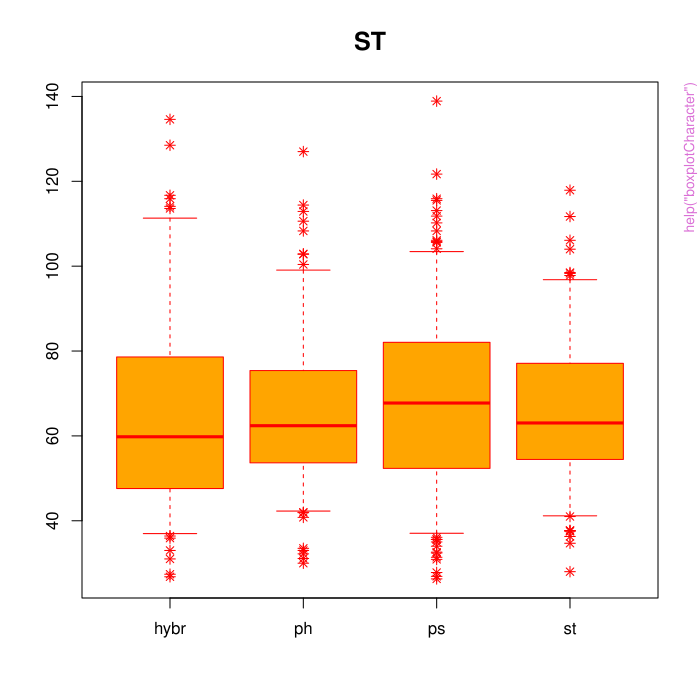

Here is the R script that generated this plot:
pkgname <- "MorphoTools2"
source(file.path(R.home("share"), "R", "examples-header.R"))
options(warn = 1)
options(pager = "console")
library('MorphoTools2')

base::assign(".oldSearch", base::search(), pos = 'CheckExEnv')
base::assign(".old_wd", base::getwd(), pos = 'CheckExEnv')
cleanEx()
nameEx("boxMTest")
### * boxMTest

flush(stderr()); flush(stdout())

### Name: boxMTest
### Title: Box's M-test for Homogeneity of Covariance Matrices
### Aliases: boxMTest

### ** Examples

data(centaurea)

# remove NAs and linearly dependent characters (characters with unique contributions
#                  can be identified by stepwise discriminant analysis.)
centaurea = naMeanSubst(centaurea)
centaurea = removePopulation(centaurea, populationName = c("LIP", "PREL"))
centaurea = keepCharacter(centaurea, c("MLW", "ML", "IW", "LS", "IV", "MW", "MF",
                                    "AP", "IS", "LBA", "LW", "AL", "ILW", "LBS",
                                    "SFT", "CG", "IL", "LM", "ALW", "AW", "SF") )
# add a small constant to characters witch are invariant within taxa
centaurea$data[ centaurea$Taxon == "hybr", "LM" ][1] =
             centaurea$data[ centaurea$Taxon == "hybr", "LM" ][1] + 0.000001
centaurea$data[ centaurea$Taxon == "ph", "IV" ][1] =
             centaurea$data[ centaurea$Taxon == "ph", "IV" ][1] + 0.000001
centaurea$data[ centaurea$Taxon == "st", "LBS"][1] =
             centaurea$data[ centaurea$Taxon == "st", "LBS"][1] + 0.000001

boxMTest(centaurea)



cleanEx()
nameEx("boxplotCharacter")
### * boxplotCharacter

flush(stderr()); flush(stdout())

### Name: boxplotCharacter
### Title: Box Plots
### Aliases: boxplotCharacter boxplotAll

### ** Examples

data(centaurea)

boxplotCharacter(centaurea, character = "ST", col = "orange", border = "red")

boxplotCharacter(centaurea, character = "ST", outliers = FALSE,
          lowerWhisker = 0.1, upperWhisker = 0.9)

boxplotCharacter(centaurea, "ST", varwidth = TRUE, notch = TRUE,
          boxwex = 0.4, staplewex = 1.3, horizontal = TRUE)

boxplotCharacter(centaurea, "ST", boxlty = 1, medlwd = 5,
          whisklty = 2, whiskcol = "red", staplecol = "red",
          outcol = "grey30", pch = "-")




cleanEx()
nameEx("cda.calc")
### * cda.calc

flush(stderr()); flush(stdout())

### Name: cda.calc
### Title: Canonical Discriminant Analysis
### Aliases: cda.calc

### ** Examples

data(centaurea)
centaurea = naMeanSubst(centaurea)
centaurea = removePopulation(centaurea, populationName = c("LIP", "PREL"))

cdaRes = cda.calc(centaurea)

summary(cdaRes)

plotPoints(cdaRes, col = c("red", "green", "blue", "red"),
  pch = c(20, 17, 8, 21), pt.bg = "orange", legend = TRUE)



cleanEx()
nameEx("characters")
### * characters

flush(stderr()); flush(stdout())

### Name: characters
### Title: List Morphological Characters
### Aliases: characters

### ** Examples

data(centaurea)

characters(centaurea)



cleanEx()
nameEx("classif.lda")
### * classif.lda

flush(stderr()); flush(stdout())

### Name: classif.lda
### Title: Classificatory Discriminant Analysis
### Aliases: classif.lda classif.qda classif.knn

### ** Examples

data(centaurea)

# remove NAs and linearly dependent characters (characters with unique contributions
#                  can be identified by stepwise discriminant analysis.)
centaurea = naMeanSubst(centaurea)
centaurea = removePopulation(centaurea, populationName = c("LIP", "PREL"))
centaurea = keepCharacter(centaurea, c("MLW", "ML", "IW", "LS", "IV", "MW", "MF",
                                    "AP", "IS", "LBA", "LW", "AL", "ILW", "LBS",
                                    "SFT", "CG", "IL", "LM", "ALW", "AW", "SF") )
# add a small constant to characters witch are invariant within taxa
centaurea$data[ centaurea$Taxon == "hybr", "LM" ][1] =
             centaurea$data[ centaurea$Taxon == "hybr", "LM" ][1] + 0.000001
centaurea$data[ centaurea$Taxon == "ph", "IV" ][1] =
             centaurea$data[ centaurea$Taxon == "ph", "IV" ][1] + 0.000001
centaurea$data[ centaurea$Taxon == "st", "LBS"][1] =
             centaurea$data[ centaurea$Taxon == "st", "LBS"][1] + 0.000001



# classification by linear discriminant function
classifRes.lda = classif.lda(centaurea, crossval = "indiv")

# classification by quadratic discriminant function
classifRes.qda = classif.qda(centaurea, crossval = "indiv")

# classification by nonparametric k-nearest neighbour method
# use knn.select to find the optimal K.
classifRes.knn = classif.knn(centaurea, k = 12, crossval = "pop")

# exporting results
classif.matrix(classifRes.lda, level = "taxon")
classif.matrix(classifRes.qda, level = "taxon")
classif.matrix(classifRes.knn, level = "taxon")




cleanEx()
nameEx("classif.matrix")
### * classif.matrix

flush(stderr()); flush(stdout())

### Name: classif.matrix
### Title: Format the Classifdata to Summary Table
### Aliases: classif.matrix

### ** Examples

data(centaurea)

centaurea = naMeanSubst(centaurea)
centaurea = removePopulation(centaurea, populationName = c("LIP", "PREL"))

# classification by linear discriminant function
classifRes.lda = classif.lda(centaurea, crossval = "indiv")

# exporting results
classif.matrix(classifRes.lda, level = "taxon")
classif.matrix(classifRes.lda, level = "pop")



cleanEx()
nameEx("classifSample.lda")
### * classifSample.lda

flush(stderr()); flush(stdout())

### Name: classifSample.lda
### Title: Classificatory Discriminant Analysis
### Aliases: classifSample.knn classifSample.lda classifSample.qda

### ** Examples

data(centaurea)

# remove NAs and linearly dependent characters (characters with unique contributions
#                  can be identified by stepwise discriminant analysis.)
centaurea = naMeanSubst(centaurea)
centaurea = removePopulation(centaurea, populationName = c("LIP", "PREL"))
centaurea = keepCharacter(centaurea, c("MLW", "ML", "IW", "LS", "IV", "MW", "MF",
                                    "AP", "IS", "LBA", "LW", "AL", "ILW", "LBS",
                                    "SFT", "CG", "IL", "LM", "ALW", "AW", "SF") )
# add a small constant to characters witch are invariant within taxa
centaurea$data[ centaurea$Taxon == "hybr", "LM" ][1] =
             centaurea$data[ centaurea$Taxon == "hybr", "LM" ][1] + 0.000001
centaurea$data[ centaurea$Taxon == "ph", "IV" ][1] =
             centaurea$data[ centaurea$Taxon == "ph", "IV" ][1] + 0.000001
centaurea$data[ centaurea$Taxon == "st", "LBS"][1] =
             centaurea$data[ centaurea$Taxon == "st", "LBS"][1] + 0.000001


trainingSet = removePopulation(centaurea, populationName = "LES")
LES = keepPopulation(centaurea, populationName = "LES")


# classification by linear discriminant function
classifSample.lda(LES, trainingSet)

# classification by quadratic discriminant function
classifSample.qda(LES, trainingSet)

# classification by nonparametric k-nearest neighbour method
# use knn.select to find the optimal K.
classifSample.knn(LES, trainingSet, k = 12)



cleanEx()
nameEx("clust")
### * clust

flush(stderr()); flush(stdout())

### Name: clust
### Title: Hierarchical Clustering
### Aliases: clust

### ** Examples

data(centaurea)

clustering.UPGMA = clust(centaurea)

plot(clustering.UPGMA, cex = 0.6, frame.plot = TRUE, hang = -1,
        main = "", sub = "", xlab = "", ylab = "distance")


# using Gower's method
data = list(
    ID = as.factor(c("id1","id2","id3","id4","id5","id6")),
    Population = as.factor(c("Pop1", "Pop1", "Pop2", "Pop2", "Pop3", "Pop3")),
    Taxon = as.factor(c("TaxA", "TaxA", "TaxA", "TaxB", "TaxB", "TaxB")),
    data = data.frame(
     stemBranching = c(1, 1, 1, 0, 0, 0),  # binaryChs
     petalColour = c(1, 1, 2, 3, 3, 3),  # nominalChs; 1=white, 2=red, 3=blue
     leaves = c(1,1,1,2,2,3), # nominalChs; 1=simple, 2=palmately compound, 3=pinnately compound
     taste = c(2, 2, 2, 3, 1, 1),   # ordinal; 1=hot, 2=hotter, 3=hottest
     stemHeight = c(10, 11, 14, 22, 23, 21),         # quantitative
     leafLength = c(8, 7.1, 9.4, 1.2, 2.3, 2.1)  )   # quantitative
)
attr(data, "class") = "morphodata"

clustering.GOWER = clust(data, distMethod = "Gower", clustMethod = "UPGMA",
                               binaryChs = c("stemBranching"),
                               nominalChs = c("petalColour", "leaves"),
                               ordinalChs = c("taste"))

plot(clustering.GOWER, cex = 0.6, frame.plot = TRUE, hang = -1,
        main = "", sub = "", xlab = "", ylab = "distance")




cleanEx()
nameEx("cormat")
### * cormat

flush(stderr()); flush(stdout())

### Name: cormat
### Title: Correlations of Characters
### Aliases: cormat cormatSignifTest

### ** Examples

data(centaurea)

correlations.p = cormat(centaurea, method = "Pearson")
correlations.s = cormat(centaurea, method = "Spearman")


correlations.p = cormatSignifTest(centaurea, method = "Pearson")



cleanEx()
nameEx("descrTaxon")
### * descrTaxon

flush(stderr()); flush(stdout())

### Name: descrTaxon
### Title: Descriptive Statistics
### Aliases: descrTaxon descrPopulation descrAll

### ** Examples

data(centaurea, decimalPlaces = 3)

descrTaxon(centaurea)

descrTaxon(centaurea, format = "($MEAN ± $SD)")

descrPopulation(centaurea, format = "$MEAN ($MIN - $MAX)")

descrAll(centaurea, format = "$MEAN ± $SD ($5% - $95%)")



cleanEx()
nameEx("exportRes")
### * exportRes

flush(stderr()); flush(stdout())

### Name: exportRes
### Title: Export Data
### Aliases: exportRes

### ** Examples

data(centaurea)

descr = descrTaxon(centaurea, format = "($MEAN ± $SD)")



cleanEx()
nameEx("head.morphodata")
### * head.morphodata

flush(stderr()); flush(stdout())

### Name: head.morphodata
### Title: Return the First or Last Parts of an Object
### Aliases: head.classifdata tail.classifdata head.morphodata
###   tail.morphodata

### ** Examples

data(centaurea)

head(centaurea)
tail(centaurea)



cleanEx()
nameEx("histCharacter")
### * histCharacter

flush(stderr()); flush(stdout())

### Name: histCharacter
### Title: Histograms of Characters
### Aliases: histCharacter histAll

### ** Examples

data(centaurea)

histCharacter(centaurea, character = "IW", breaks = seq(0.5, 2.5, 0.1))




cleanEx()
nameEx("keepTaxon")
### * keepTaxon

flush(stderr()); flush(stdout())

### Name: keepTaxon
### Title: Keep Items (Taxa, Populations, Samples, Morphological
###   Characters) in an Morphodata Object (and Remove Others)
### Aliases: keepTaxon keepPopulation keepCharacter keepSample

### ** Examples

data(centaurea)

centaurea.hybr = keepTaxon(centaurea, "hybr")
centaurea.PhHybr = keepTaxon(centaurea, c("ph", "hybr"))

centaurea.PREL = keepPopulation(centaurea, "PREL")

centaurea.NA_0.1 = keepSample(centaurea, missingPercentage = 0.1)

centaurea.stem = keepCharacter(centaurea, c("SN", "SF", "ST"))



cleanEx()
nameEx("knn.select")
### * knn.select

flush(stderr()); flush(stdout())

### Name: knn.select
### Title: Search for the Optimal K-nearest Neighbours
### Aliases: knn.select

### ** Examples

data(centaurea)
centaurea = naMeanSubst(centaurea)
centaurea = removePopulation(centaurea, populationName = c("LIP", "PREL"))

# classification by nonparametric k-nearest neighbour method
classifRes.knn = classif.knn(centaurea, k = 12, crossval = "indiv")



cleanEx()
nameEx("missingCharactersTable")
### * missingCharactersTable

flush(stderr()); flush(stdout())

### Name: missingCharactersTable
### Title: Summarize Missing Data
### Aliases: missingCharactersTable

### ** Examples

data(centaurea)

missingCharactersTable(centaurea, level = "pop")



cleanEx()
nameEx("missingSamplesTable")
### * missingSamplesTable

flush(stderr()); flush(stdout())

### Name: missingSamplesTable
### Title: Summarize Missing Data
### Aliases: missingSamplesTable

### ** Examples

data(centaurea)

missingSamplesTable(centaurea, level = "pop")



cleanEx()
nameEx("naMeanSubst")
### * naMeanSubst

flush(stderr()); flush(stdout())

### Name: naMeanSubst
### Title: Replace Missing Data by Population Average
### Aliases: naMeanSubst

### ** Examples

data(centaurea)

centaurea = naMeanSubst(centaurea)



cleanEx()
nameEx("nmds.calc")
### * nmds.calc

flush(stderr()); flush(stdout())

### Name: nmds.calc
### Title: Non-metric Multidimensional Scaling (NMDS)
### Aliases: nmds.calc

### ** Examples

data(centaurea)

nmdsRes = nmds.calc(centaurea, distMethod = "Euclidean", k = 3)

summary(nmdsRes)

plotPoints(nmdsRes, axes = c(1,2), col = c("red", "green", "blue", "black"),
  pch = c(20,17,8,21), pt.bg = "orange", legend = TRUE, legend.pos = "bottomright")

# using Gower's method
data = list(
    ID = as.factor(c("id1","id2","id3","id4","id5","id6")),
    Population = as.factor(c("Pop1", "Pop1", "Pop2", "Pop2", "Pop3", "Pop3")),
    Taxon = as.factor(c("TaxA", "TaxA", "TaxA", "TaxB", "TaxB", "TaxB")),
    data = data.frame(
     stemBranching = c(1, 1, 1, 0, 0, 0),  # binaryChs
     petalColour = c(1, 1, 2, 3, 3, 3),  # nominalChs; 1=white, 2=red, 3=blue
     leaves = c(1,1,1,2,2,3), # nominalChs; 1=simple, 2=palmately compound, 3=pinnately compound
     taste = c(2, 2, 2, 3, 1, 1),   # ordinal; 1=hot, 2=hotter, 3=hottest
     stemHeight = c(10, 11, 14, 22, 23, 21),         # quantitative
     leafLength = c(8, 7.1, 9.4, 1.2, 2.3, 2.1)  )   # quantitative
)
attr(data, "class") = "morphodata"

nmdsGower = nmds.calc(data, distMethod = "Gower", k = 2, binaryChs = c("stemBranching"),
                      nominalChs = c("petalColour", "leaves"), ordinalChs = c("taste"))

plotPoints(nmdsGower, axes = c(1,2), col = c("red","green"),
           pch = c(20,17), pt.bg = "orange", legend = TRUE, legend.pos = "bottomright")



cleanEx()
nameEx("pca.calc")
### * pca.calc

flush(stderr()); flush(stdout())

### Name: pca.calc
### Title: Principal Component Analysis
### Aliases: pca.calc

### ** Examples

data(centaurea)
centaurea = naMeanSubst(centaurea)
centaurea = removePopulation(centaurea, populationName = c("LIP", "PREL"))

pcaRes = pca.calc(centaurea)

summary(pcaRes)

plotPoints(pcaRes, axes = c(1,2), col = c("red", "green", "blue", "black"),
  pch = c(20,17,8,21), pt.bg = "orange", legend = TRUE, legend.pos = "bottomright")



cleanEx()
nameEx("pcoa.calc")
### * pcoa.calc

flush(stderr()); flush(stdout())

### Name: pcoa.calc
### Title: Principal Coordinates Analysis (PCoA)
### Aliases: pcoa.calc

### ** Examples

data(centaurea)

pcoRes = pcoa.calc(centaurea, distMethod = "Manhattan")

summary(pcoRes)

plotPoints(pcoRes, axes = c(1,2), col = c("red", "green", "blue", "black"),
  pch = c(20,17,8,21), pt.bg = "orange", legend = TRUE, legend.pos = "bottomright")

# using Gower's method
data = list(
    ID = as.factor(c("id1","id2","id3","id4","id5","id6")),
    Population = as.factor(c("Pop1", "Pop1", "Pop2", "Pop2", "Pop3", "Pop3")),
    Taxon = as.factor(c("TaxA", "TaxA", "TaxA", "TaxB", "TaxB", "TaxB")),
    data = data.frame(
     stemBranching = c(1, 1, 1, 0, 0, 0),  # binaryChs
     petalColour = c(1, 1, 2, 3, 3, 3),  # nominalChs; 1=white, 2=red, 3=blue
     leaves = c(1,1,1,2,2,3), # nominalChs; 1=simple, 2=palmately compound, 3=pinnately compound
     taste = c(2, 2, 2, 3, 1, 1),   # ordinal; 1=hot, 2=hotter, 3=hottest
     stemHeight = c(10, 11, 14, 22, 23, 21),         # quantitative
     leafLength = c(8, 7.1, 9.4, 1.2, 2.3, 2.1)  )   # quantitative
)
attr(data, "class") = "morphodata"

pcoaGower = pcoa.calc(data, distMethod = "Gower", binaryChs = c("stemBranching"),
                      nominalChs = c("petalColour", "leaves"), ordinalChs = c("taste"))

plotPoints(pcoaGower, axes = c(1,2), col = c("red","green"),
           pch = c(20,17), pt.bg = "orange", legend = TRUE, legend.pos = "bottomright")



cleanEx()
nameEx("plot3Dpoints")
### * plot3Dpoints

flush(stderr()); flush(stdout())

### Name: plot3Dpoints
### Title: The Default Scatterplot 3D Function
### Aliases: plot3Dpoints

### ** Examples

data(centaurea)
centaurea = naMeanSubst(centaurea)
centaurea = removePopulation(centaurea, populationName = c("LIP", "PREL"))

pcaRes = pca.calc(centaurea)

plot3Dpoints(pcaRes, col = c("red", "green", "blue", "black"), pch = c(20,17,8,21),
                 pt.bg = "orange")



cleanEx()
nameEx("plotAddEllipses")
### * plotAddEllipses

flush(stderr()); flush(stdout())

### Name: plotAddEllipses
### Title: Add Prediction Ellipses to a Plot
### Aliases: plotAddEllipses

### ** Examples

data(centaurea)
centaurea = naMeanSubst(centaurea)
centaurea = removePopulation(centaurea, populationName = c("LIP", "PREL"))

pcaRes = pca.calc(centaurea)

plotPoints(pcaRes, col = c(rgb(255, 0, 0, max = 255, alpha = 150), # red
                           rgb(0, 255, 0, max = 255, alpha = 150), # green
                           rgb(0, 0, 255, max = 255, alpha = 150), # blue
                           rgb(0, 0, 0, max = 255, alpha = 150)), # black
            legend = FALSE, xlim = c(-5, 7.5), ylim = c(-5, 5.5))

plotAddLegend(pcaRes, col = c("red", "green", "blue", "black"), ncol = 2)

plotAddEllipses(pcaRes, col = c("red", "green", "blue", "black"), lwd = 3)



cleanEx()
nameEx("plotAddLabels.characters")
### * plotAddLabels.characters

flush(stderr()); flush(stdout())

### Name: plotAddLabels.characters
### Title: Add Labels to a Plot
### Aliases: plotAddLabels.characters

### ** Examples

data(centaurea)
centaurea = naMeanSubst(centaurea)
centaurea = removePopulation(centaurea, populationName = c("LIP", "PREL"))


pcaRes = pca.calc(centaurea)

plotCharacters(pcaRes, labels = FALSE)
plotAddLabels.characters(pcaRes, labels = c("MW", "IW", "SFT", "SF", "LW"), pos = 2, cex = 1)
plotAddLabels.characters(pcaRes, labels = c("LLW", "ILW", "LBA"), pos = 4, cex = 1)
plotAddLabels.characters(pcaRes, labels = c("ML", "IV", "MLW"), pos = 1, cex = 1)



cleanEx()
nameEx("plotAddLabels.points")
### * plotAddLabels.points

flush(stderr()); flush(stdout())

### Name: plotAddLabels.points
### Title: Add Labels to a Plot
### Aliases: plotAddLabels.points

### ** Examples

data(centaurea)
centaurea = naMeanSubst(centaurea)
centaurea = removePopulation(centaurea, populationName = c("LIP", "PREL"))
pops = populOTU(centaurea)


pcaRes = pca.calc(pops)
plotPoints(pcaRes, col = c("red", "green", "blue", "red"),
            pch = c(20, 17, 8, 21), pt.bg = "orange", legend = FALSE)

plotAddLabels.points(pcaRes, labels = c("LES", "BUK", "VOL", "OLE1"), include = TRUE)

plotPoints(pcaRes, col = c("red", "green", "blue", "red"),
            pch = c(20, 17, 8, 21), pt.bg = "orange", legend = FALSE)

plotAddLabels.points(pcaRes, labels = c("LES", "BUK", "VOL", "OLE1"), include = FALSE)



cleanEx()
nameEx("plotAddLegend")
### * plotAddLegend

flush(stderr()); flush(stdout())

### Name: plotAddLegend
### Title: Add Legend to a Plot
### Aliases: plotAddLegend

### ** Examples

data(centaurea)
centaurea = naMeanSubst(centaurea)
centaurea = removePopulation(centaurea, populationName = c("LIP", "PREL"))

pcaRes = pca.calc(centaurea)

plotPoints(pcaRes, col = c("red", "green", "blue", "red"),
            pch = c(20, 17, 8, 21), pt.bg = "orange", legend = FALSE)

plotAddLegend(pcaRes, x = "bottomright", col = c("red", "green", "blue", "red"),
               pch = c(20, 17, 8, 21), pt.bg = "orange", ncol = 2)



cleanEx()
nameEx("plotAddSpiders")
### * plotAddSpiders

flush(stderr()); flush(stdout())

### Name: plotAddSpiders
### Title: Add Spiders to a Plot
### Aliases: plotAddSpiders

### ** Examples

data(centaurea)
centaurea = naMeanSubst(centaurea)
centaurea = removePopulation(centaurea, populationName = c("LIP", "PREL"))

pcaRes = pca.calc(centaurea)

plotPoints(pcaRes, col = c(rgb(255, 0, 0, max = 255, alpha = 150), # red
                           rgb(0, 255, 0, max = 255, alpha = 150), # green
                           rgb(0, 0, 255, max = 255, alpha = 150), # blue
                           rgb(0, 0, 0, max = 255, alpha = 150)), # black
            legend = FALSE, xlim = c(-5, 7.5), ylim = c(-5, 5.5))

plotAddLegend(pcaRes, col = c("red", "green", "blue", "black"), ncol = 2)

plotAddSpiders(pcaRes, col = c("red", "green", "blue", "black"))


plotPoints(pcaRes, col = c("red", "green", "blue","black"), legend = TRUE, cex = 0.4)

plotAddSpiders(pcaRes, col = c(rgb(255, 0, 0, max = 255, alpha = 150), # red
                               rgb(0, 255, 0, max = 255, alpha = 150), # green
                               rgb(0, 0, 255, max = 255, alpha = 150), # blue
                               rgb(0, 0, 0, max = 255, alpha = 150))) # black



cleanEx()
nameEx("plotCharacters")
### * plotCharacters

flush(stderr()); flush(stdout())

### Name: plotCharacters
### Title: Draws Character's Contribution as Arrows
### Aliases: plotCharacters

### ** Examples

data(centaurea)
centaurea = naMeanSubst(centaurea)
centaurea = removePopulation(centaurea, populationName = c("LIP", "PREL"))

pcaRes = pca.calc(centaurea)

plotCharacters(pcaRes)



cleanEx()
nameEx("plotPoints")
### * plotPoints

flush(stderr()); flush(stdout())

### Name: plotPoints
### Title: The Default Scatterplot Function
### Aliases: plotPoints

### ** Examples

data(centaurea)
centaurea = naMeanSubst(centaurea)
centaurea = removePopulation(centaurea, populationName = c("LIP", "PREL"))

pcaRes = pca.calc(centaurea)

plotPoints(pcaRes, axes = c(1,2), col = c("red", "green", "blue", "red"),
  pch = c(20, 17, 8, 21), pt.bg = "orange", legend = TRUE, legend.pos = "bottomright")

plotPoints(pcaRes, main = "My PCA plot", frame.plot = FALSE, cex = 0.8)

cdaRes = cda.calc(centaurea)

plotPoints(cdaRes, col = c("red", "green", "blue", "red"),
  pch = c(20, 17, 8, 21), pt.bg = "orange", legend = TRUE)



cleanEx()
nameEx("populOTU")
### * populOTU

flush(stderr()); flush(stdout())

### Name: populOTU
### Title: Population Means
### Aliases: populOTU

### ** Examples

data(centaurea)

pops = populOTU(centaurea)



cleanEx()
nameEx("qqnormCharacter")
### * qqnormCharacter

flush(stderr()); flush(stdout())

### Name: qqnormCharacter
### Title: Quantile-Quantile Plots
### Aliases: qqnormCharacter qqnormAll

### ** Examples

data(centaurea)

qqnormCharacter(centaurea, character = "SF")




cleanEx()
nameEx("read.morphodata")
### * read.morphodata

flush(stderr()); flush(stdout())

### Name: read.morphodata
### Title: Data Input and Description
### Aliases: read.morphodata samples populations taxa

### ** Examples

data = read.morphodata(file = system.file("extdata", "centaurea.txt",
    package = "MorphoTools2"), dec = ".", sep = "\t")



summary(data)
samples(data)
populations(data)
taxa(data)



cleanEx()
nameEx("removeTaxon")
### * removeTaxon

flush(stderr()); flush(stdout())

### Name: removeTaxon
### Title: Remove Items (Taxa, Populations, Morphological Characters) from
###   Morphodata Object
### Aliases: removeTaxon removePopulation removeSample removeCharacter

### ** Examples

data(centaurea)

centaurea.3tax = removeTaxon(centaurea, "hybr")
centaurea.PsSt = removeTaxon(centaurea, c("ph", "hybr"))

centaurea.short = removePopulation(centaurea, c("LIP", "PREL"))

centaurea.NA_0.1 = removeSample(centaurea, missingPercentage = 0.1)

centaurea.short = removeCharacter(centaurea, "LL")



cleanEx()
nameEx("shapiroWilkTest")
### * shapiroWilkTest

flush(stderr()); flush(stdout())

### Name: shapiroWilkTest
### Title: Shapiro-Wilk Normality Test
### Aliases: shapiroWilkTest

### ** Examples

data(centaurea)

sW = shapiroWilkTest(centaurea)


sW = shapiroWilkTest(centaurea, p.value = NA)




cleanEx()
nameEx("stepdisc.calc")
### * stepdisc.calc

flush(stderr()); flush(stdout())

### Name: stepdisc.calc
### Title: Stepwise Discriminant Analysis
### Aliases: stepdisc.calc

### ** Examples

data(centaurea)
centaurea = naMeanSubst(centaurea)
centaurea = removePopulation(centaurea, populationName = c("LIP", "PREL"))

stepdisc.calc(centaurea)



cleanEx()
nameEx("transformCharacter")
### * transformCharacter

flush(stderr()); flush(stdout())

### Name: transformCharacter
### Title: Transformation of Character
### Aliases: transformCharacter

### ** Examples

data(centaurea)

# For a right-skewed (positive) distribution can be used:
# Logarithmic transformation
cTransf = transformCharacter(centaurea, character = "SF", FUN = function(x) log(x+1))
cTransf = transformCharacter(centaurea, character = "SF", FUN = function(x) log10(x+1))
# Square root transformation
cTransf = transformCharacter(centaurea, character = "SF", FUN = function(x) sqrt(x))
# Cube root transformation
cTransf = transformCharacter(centaurea, character = "SF", FUN = function(x) x^(1/3))
# Arcsine transformation
cTransf = transformCharacter(centaurea, character = "SF", FUN = function(x) asin(sqrt(x)))

# For a left-skewed (negative) distribution can be used:
# Logarithmic transformation
cTransf = transformCharacter(centaurea, character="SF", FUN=function(x) log((max(x)+1)-x))
cTransf = transformCharacter(centaurea, character="SF", FUN=function(x) log10((max(x)+1)-x))
# Square root transformation
cTransf = transformCharacter(centaurea, character="SF", FUN=function(x) sqrt((max(x)+1)-x))
# Cube root transformation
cTransf = transformCharacter(centaurea, character="SF", FUN=function(x) ((max(x)+1)-x)^(1/3))
# Arcsine transformation
cTransf = transformCharacter(centaurea, character="SF", FUN=function(x) asin(sqrt((max(x))-x)))





cleanEx()
nameEx("viewMorphodata")
### * viewMorphodata

flush(stderr()); flush(stdout())

### Name: viewMorphodata
### Title: Invoke a Data Viewer
### Aliases: viewMorphodata

### ** Examples

data(centaurea)




### * <FOOTER>
###
cleanEx()
options(digits = 7L)
base::cat("Time elapsed: ", proc.time() - base::get("ptime", pos = 'CheckExEnv'),"\n")
grDevices::dev.off()
###
### Local variables: ***
### mode: outline-minor ***
### outline-regexp: "\\(> \\)?### [*]+" ***
### End: ***
quit('no')
